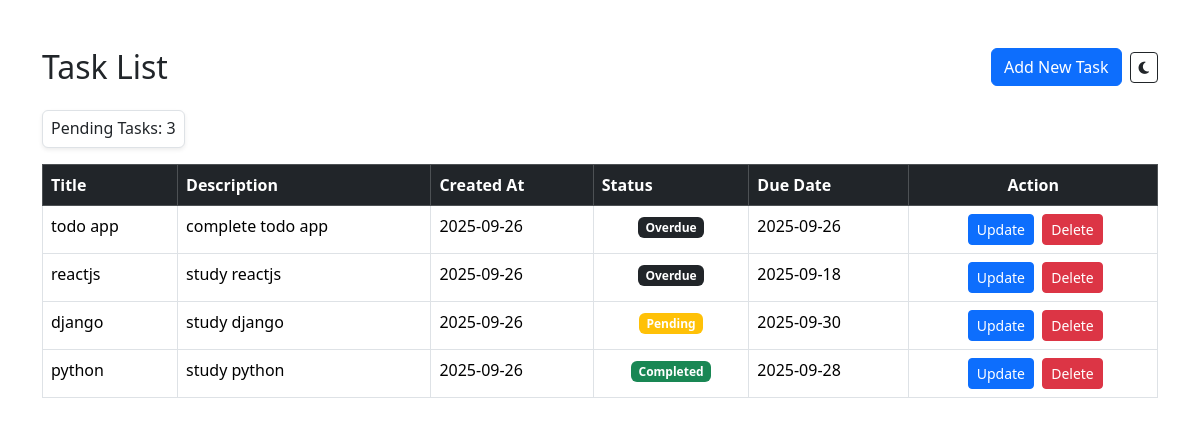
/, run on an earlier commit of the app's database.
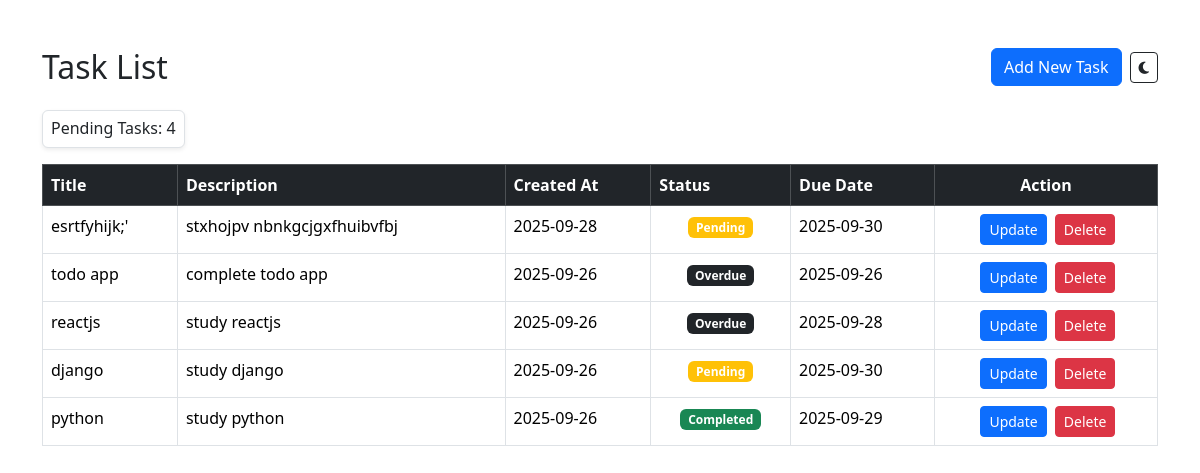
And on a later commit of the database.
### tasks/models.py (models this page shows, shortened)
class Task(models.Model):
    title = models.CharField(max_length=200)
    description = models.TextField()
    created_at = models.DateTimeField(auto_now_add=True)
    complete_task = models.BooleanField(default=False)
    due_date = models.DateField(null=True, blank=True)

### tasks/views.py (the view)
# urls.py: path('', views.task_list, name='task_list'),
def task_list(request):
    tasks = Task.objects.all().order_by('-created_at')
    pending_count = Task.objects.all().filter(complete_task=False).count()
    today=date.today()
    return render(request, 'task_list.html', {'tasks': tasks,
                                                'pending_count':pending_count,
                                                'today':today})

### template/task_list.html (shortened to what this page needs)
{% extends "base.html" %}
{% block content %}
<div class="d-flex justify-content-between align-items-center mb-4">
    <h2 class="mb-0">Task List</h2>
    <div class="d-flex align-items-center gap-2">
        <a href="{% url 'addtask_view' %}" class="btn btn-primary">Add New Task</a>
        <button id="theme-toggle" class="btn btn-outline-dark btn-sm"></button>
    </div>
</div>
<div class="border rounded p-2 d-inline-block bg-body shadow-sm gap-3 mb-3">
    <h6 class="mb-0">Pending Tasks: {{ pending_count }}</h6>
</div>
<div class="card-body p-0">
    <table class="table table-hover table-bordered" id="task-table">
        <thead class="table-dark">
            <tr>
                <th>Title</th>
                <th>Description</th>
                <th>Created At</th>
                <th>Status</th>
                <th>Due Date</th>
                <th class="text-center">Action</th>
            </tr>
        </thead>
        <tbody>
        {% for task in tasks %}
            <tr draggable="true" data-id="{{ task.id }}" ondragstart="drag(event)" ondragover="dragover(event)">
                <td>{{ task.title }}</td>
                <td>{{ task.description }}</td>
                <td>{{ task.created_at|date:"Y-m-d" }}</td>
                <td class="text-center">
                    {% if task.complete_task %}
                        <span class="badge bg-success">Completed</span>
                    {% else %}
                        {% if task.due_date == today %}
                            <span class="badge bg-danger">Due Today</span>
                        {% elif task.due_date and task.due_date < today %}
                            <span class="badge bg-dark">Overdue</span>
                        {% else %}
                            <span class="badge bg-warning">Pending</span>
                        {% endif %}
                    {% endif %}
                </td>
                <td>{{ task.due_date|date:"Y-m-d" }}</td>
                <td class="text-center">
                    <a href="{% url 'update_task' task.id %}" class="btn btn-sm btn-primary ms-1">Update</a>
                    <a href="{% url 'delete_task' task.id %}" class="btn btn-sm btn-danger ms-1"
                        onclick="return confirm('Are you sure you want to delete this task?');">Delete</a>
                </td>
            </tr>
        {% empty %}
            <tr>
                <td colspan="6" class="text-center text-muted">No tasks found.</td>
            </tr>
        {% endfor %}
        </tbody>
    </table>
</div>
{% endblock %}

What changed in the data, as far as the page shows it:
added Task: title "esrtfyhijk;'", description "stxhojpv nbnkgcjgxfhuibvfbj", created_at "2025-09-28", complete_task "Pending", due_date "2025-09-30"
changed Task "reactjs": due_date "2025-09-18" → "2025-09-28"
changed Task "python": due_date "2025-09-28" → "2025-09-29"
Also different on the page:
{{ pending_count }}: "3" → "4"
